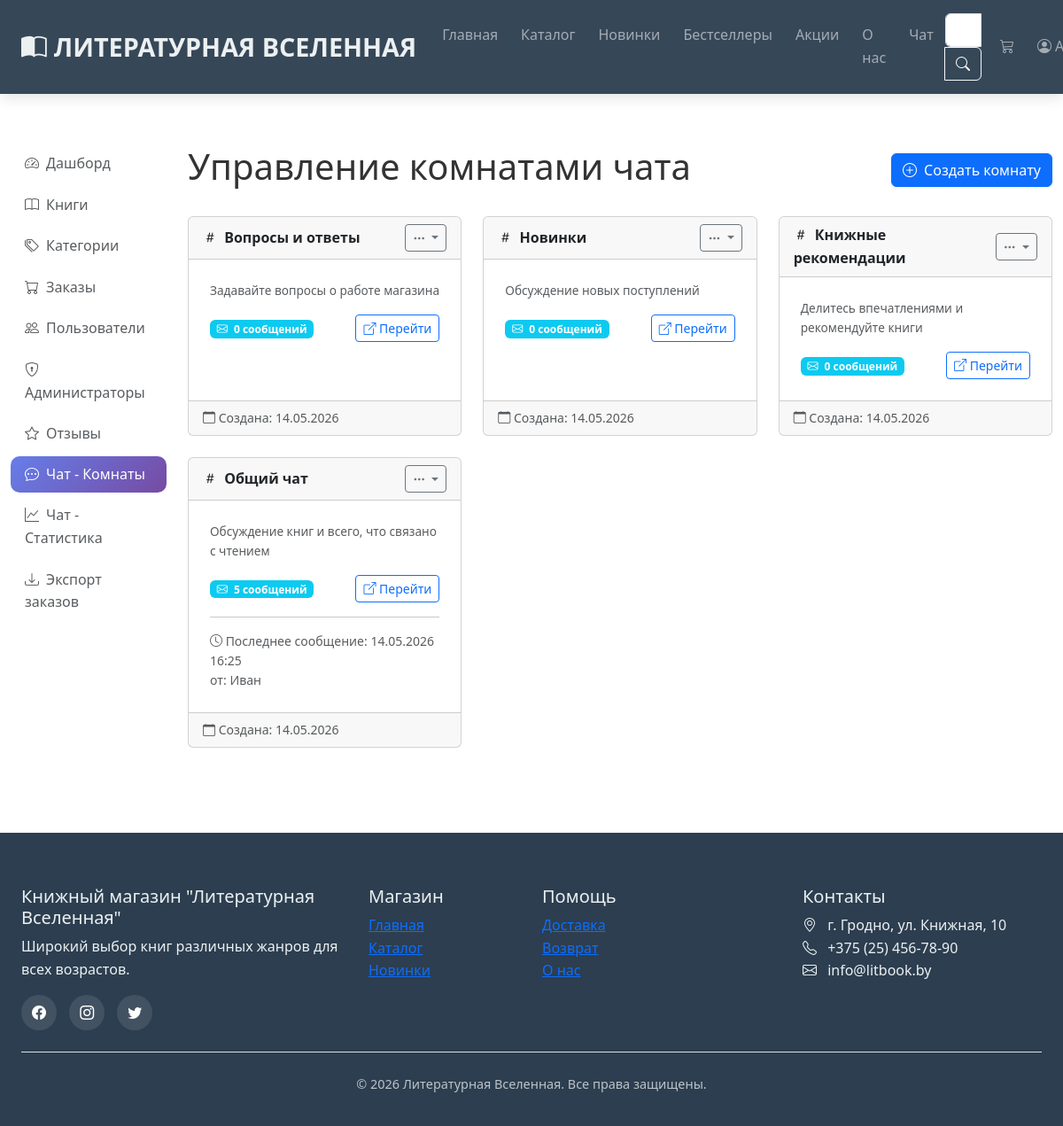
Screenshot of /admin/chat/rooms (signed in) with the database file from the repository.
### models.py (models this page shows, shortened)
class ChatRoom(db.Model):
    __tablename__ = 'chat_rooms'
    id = db.Column(db.Integer, primary_key=True)
    name = db.Column(db.String(100), nullable=False)
    slug = db.Column(db.String(100), unique=True, nullable=False)
    description = db.Column(db.String(200))
    is_private = db.Column(db.Boolean, default=False)
    created_at = db.Column(db.DateTime, default=datetime.now)
    messages = db.relationship('ChatMessage', backref='room', lazy=True)

class ChatMessage(db.Model):
    __tablename__ = 'chat_messages'
    id = db.Column(db.Integer, primary_key=True)
    message = db.Column(db.Text, nullable=False)
    created_at = db.Column(db.DateTime, default=datetime.now)
    user_id = db.Column(db.Integer, db.ForeignKey('users.id'), nullable=False)
    room_id = db.Column(db.Integer, db.ForeignKey('chat_rooms.id'), nullable=False)
    user = db.relationship('User', backref='messages')

class User(db.Model):
    __tablename__ = 'users'
    id = db.Column(db.Integer, primary_key=True)
    first_name = db.Column(db.String(50), nullable=False)
    last_name = db.Column(db.String(50), nullable=False)
    email = db.Column(db.String(120), unique=True, nullable=False)
    password_hash = db.Column(db.String(128))
    phone = db.Column(db.String(20))
    is_admin = db.Column(db.Boolean, default=False)  # Добавленное поле
    created_at = db.Column(db.DateTime, default=datetime.now)
    orders = db.relationship('Order', backref='user', lazy=True)
    wishlist = db.relationship('Wishlist', backref='user', lazy=True)

### admin.py (the view)
@admin_bp.route('/chat/rooms')
@admin_required
def chat_rooms():
    rooms = ChatRoom.query.order_by(ChatRoom.created_at.desc()).all()
    room_stats = {}
    for room in rooms:
        msg_count = ChatMessage.query.filter_by(room_id=room.id).count()
        last_msg = ChatMessage.query.filter_by(room_id=room.id).order_by(ChatMessage.created_at.desc()).first()
        room_stats[room.id] = {
            'message_count': msg_count,
            'last_message': last_msg
        }
    return render_template('admin/chat_rooms.html', rooms=rooms, room_stats=room_stats)

### admin.py (called while the page is built)
def admin_required(f):
    @wraps(f)
    def decorated_function(*args, **kwargs):
        if 'user_id' not in session:
            flash('Пожалуйста, войдите в систему', 'warning')
            return redirect(url_for('login'))
        user = User.query.get(session['user_id'])
        if not user or not user.is_admin:
            flash('Доступ запрещен. Требуются права администратора.', 'danger')
            return redirect(url_for('index'))
        return f(*args, **kwargs)
    return decorated_function

### app.py (called while the page is built)
@app.context_processor
def inject_data():
    categories = Category.query.all()
    cart_count = 0
    if 'cart' in session:
        cart_count = sum(item['quantity'] for item in session['cart'].values())
    return dict(
        categories=categories,
        cart_count=cart_count,
        current_year=datetime.now().year
    )

### templates/admin/chat_rooms.html (shortened to what this page needs)
{% extends "base.html" %}
{% block content %}
<div style="height: 70px;"></div>
<div class="container-fluid py-4">
    <div class="row">
        <div class="col-md-3 col-lg-2 mb-4">
            {% include "admin/sidebar.html" %}
        </div>
        <div class="col-md-9 col-lg-10">
            <div class="d-flex justify-content-between align-items-center mb-4">
                <h1>Управление комнатами чата</h1>
                <button type="button" class="btn btn-primary" data-bs-toggle="modal" data-bs-target="#addRoomModal">
                    <i class="bi bi-plus-circle me-2"></i>Создать комнату
                </button>
            </div>
            <div class="row">
                {% for room in rooms %}
                <div class="col-md-6 col-lg-4 mb-4">
                    <div class="card h-100">
                        <div class="card-header d-flex justify-content-between align-items-center">
                            <div>
                                <i class="bi bi-hash me-1"></i>
                                <strong>{{ room.name }}</strong>
                            </div>
                            <div class="dropdown">
                                <button class="btn btn-sm btn-outline-secondary dropdown-toggle"
                                        data-bs-toggle="dropdown">
                                    <i class="bi bi-three-dots"></i>
                                </button>
                            </div>
                        </div>
                        <div class="card-body">
                            <p class="card-text text-muted small">{{ room.description or 'Нет описания' }}</p>
                            <div class="d-flex justify-content-between align-items-center mt-2">
                                <div>
                                    <span class="badge bg-info">
                                        <i class="bi bi-envelope me-1"></i>
                                        {{ room_stats[room.id]['message_count'] if room_stats[room.id] else 0 }} сообщений
                                    </span>
                                </div>
                                <div>
                                    <a href="{{ url_for('chat_room', slug=room.slug) }}"
                                       class="btn btn-sm btn-outline-primary" target="_blank">
                                        <i class="bi bi-box-arrow-up-right"></i> Перейти
                                    </a>
                                </div>
                            </div>
                            {% if room_stats[room.id] and room_stats[room.id]['last_message'] %}
                            <hr>
                            <div class="small text-muted">
                                <i class="bi bi-clock"></i>
                                Последнее сообщение:
                                {{ room_stats[room.id]['last_message'].created_at.strftime('%d.%m.%Y %H:%M') }}
                                <br>
                                от: {{ room_stats[room.id]['last_message'].user.first_name }}
                            </div>
                            {% endif %}
                        </div>
                        <div class="card-footer text-muted small">
                            <i class="bi bi-calendar"></i>
                            Создана: {{ room.created_at.strftime('%d.%m.%Y') }}
                        </div>
                    </div>
                </div>
                {% endfor %}
            </div>
        </div>
    </div>
</div>
{% endblock %}

### static/css/style.css (style rules this page uses)
:root { --primary-color: #2c3e50; --secondary-color: #3498db; --accent-color: #e74c3c; --light-color: #ecf0f1; --dark-color: #2c3e50; --text-color: #333; --shadow: 0 5px 15px rgba(0, 0, 0, 0.1); --transition: all 0.3s ease; }
* { margin: 0; padding: 0; box-sizing: border-box; }
body { font-family: "Segoe UI", Tahoma, Geneva, Verdana, sans-serif; color: var(--text-color); line-height: 1.6; overflow-x: hidden; }
.card-body { padding: 1.5rem; }
.card-text { font-size: 0.85rem; color: #666; margin-bottom: 1rem; }

### rows the page displays
ChatRoom: name "Вопросы и ответы", description "Задавайте вопросы о работе магазина", is_private "0", created_at "14.05.2026"
ChatRoom: name "Новинки", description "Обсуждение новых поступлений", is_private "0", created_at "14.05.2026"
ChatRoom: name "Книжные рекомендации", description "Делитесь впечатлениями и рекомендуйте книги", is_private "0", created_at "14.05.2026"
ChatRoom: name "Общий чат", description "Обсуждение книг и всего, что связано с чтением", room_stats "5", created_at "14.05.2026"
ChatMessage: created_at "14.05.2026 16:25"
User: first_name "Иван"
